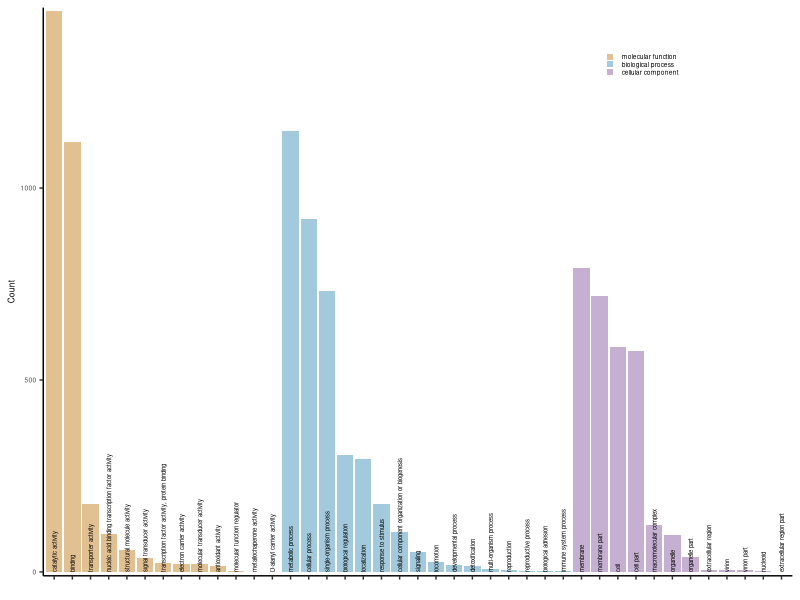
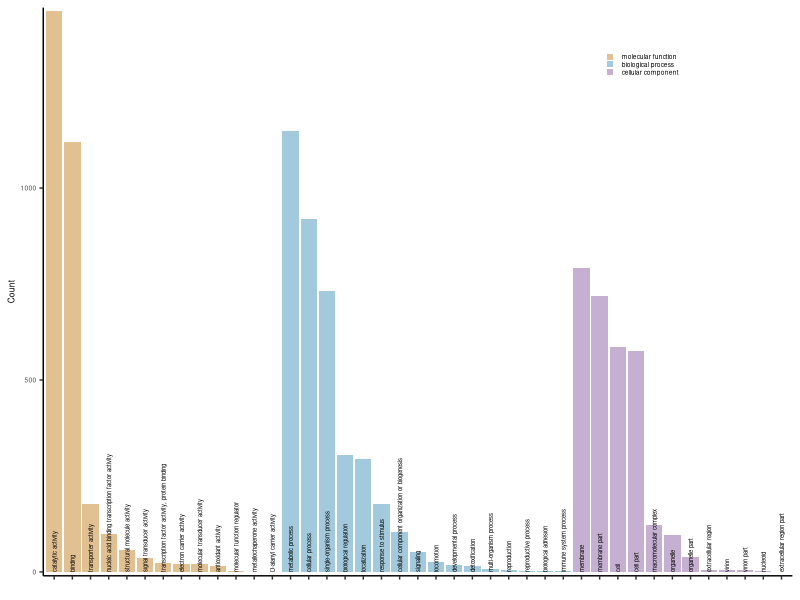

Source code (R) for these figures, in order:
setwd("path")
data=read.csv("./GO_sec_stat.csv")
data=data[-1,]
data=data[order(data$Genome,decreasing = T),]
data$X.GO_classify1=factor(data$X.GO_classify1,levels = unique(data$X.GO_classify1))
data=data[order(data$X.GO_classify1),]
data$GO_classify2=factor(data$GO_classify2,levels = unique(data$GO_classify2))

library(ggplot2)

ggplot(data,aes(x=GO_classify2,y=Genome,))+
  geom_col(aes(fill=X.GO_classify1))+
  scale_fill_manual(values = c("#E1C092","#A3C9DC","#C6B0D1"))+
  labs(x="",y="Count")+
  geom_text(
    data = data,
    aes(x = GO_classify2, y = 0, label = GO_classify2),
    angle = 90,  
    hjust = 0,   
    vjust = 0.5,
    size = 1.5 
  ) +scale_y_continuous(expand = c(0,10))+
  theme(text = element_text(size = 6),
        axis.text.x = element_blank(),axis.line = element_line(),
        panel.background = element_blank(),
        panel.grid = element_blank(),
        legend.position="inside",
        legend.position.inside = c(0.8,0.9),
        legend.title = element_blank(),
        legend.key.size = unit(0.2,"cm"))
ggsave("./GO.pdf",width = 13/2.54,height = 2.5/2.54)
